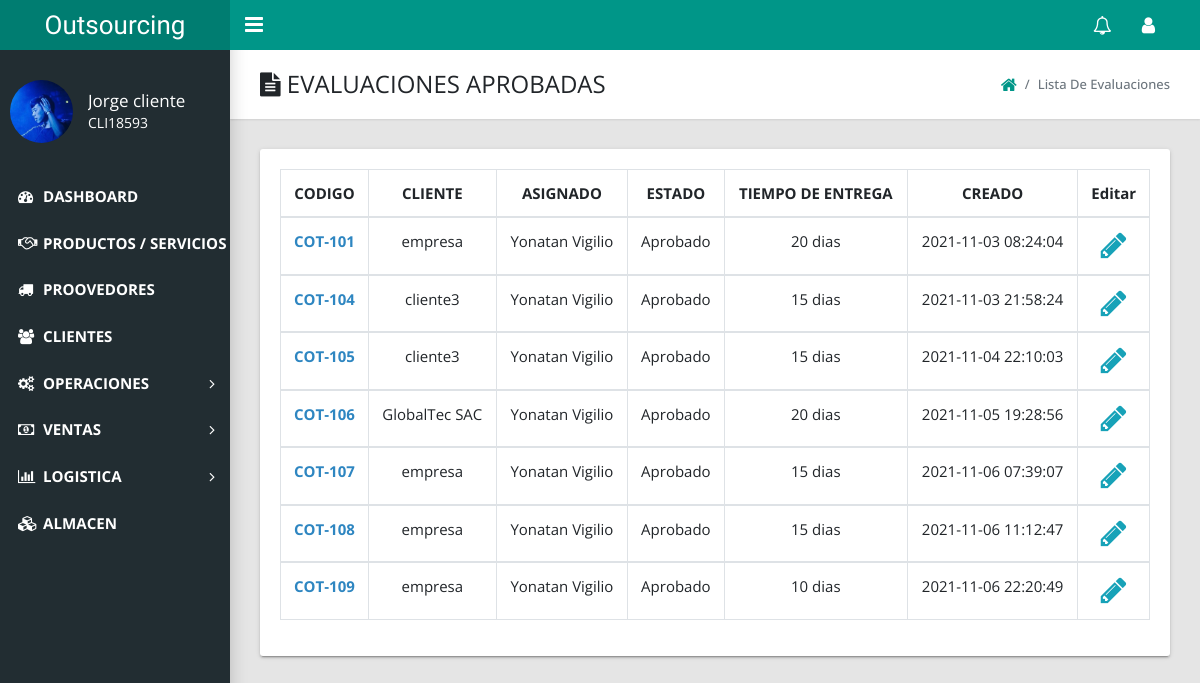
Page /admin/index.php?action=lista_operaciones (signed in) on the committed database.
### tables this page shows
CREATE TABLE `cotizacion` (
  `cot_id` int(11) NOT NULL,
  `cot_codigo` varchar(20) NOT NULL,
  `cot_cliente` varchar(50) NOT NULL,
  `cot_asignado` varchar(50) NOT NULL,
  `cot_estado` varchar(50) NOT NULL,
  `cot_pago` varchar(20) NOT NULL,
  `cot_moneda` varchar(20) NOT NULL,
  `cot_entrega` varchar(20) NOT NULL,
  `cot_expira` varchar(20) NOT NULL,
  `cot_direccion` varchar(100) NOT NULL,
  `cot_condicion` text NOT NULL,
  `cot_pie` varchar(50) NOT NULL,
  `cot_fecha` datetime NOT NULL DEFAULT current_timestamp()
);

### admin/includes/operaciones/lista_op.php (the view, shortened to what this page needs)
<link href="styles/main.css" type="text/css" rel="stylesheet">
<link href="styles/ver.css" type="text/css" rel="stylesheet">
<?php if($_SESSION['role'] != 7 AND $_SESSION['role'] != 17 AND $_SESSION['role'] != 5 ){
echo "<script>alert('No puedes acceder acá ')</script>";
echo "<script>window.open('index.php?logged_in=Logueaste%20correctamente!','_self')</script>";
}else{ ?>
    <main class="app-content">
      <div class="app-title">
        <div>
          <h1><i class="fa fa-file-text"></i> EVALUACIONES APROBADAS</h1>
        </div>
        <ul class="app-breadcrumb breadcrumb side">
          <li class="breadcrumb-item"><a href="index.php?logged_in=Logueaste%20correctamente!"><i class="fa fa-home fa-lg"></i></a></li>
          <li class="breadcrumb-item active">Lista de Evaluaciones</li>
        </ul>
      </div>
      <div class="row" style="font-size: 15px;">
        <div class="col-md-12">
          <div class="tile">
            <div class="tile-body">
              <form action="" method="post" enctype="multipart/form-data" >
              <div class="table-responsive">
              <table class="table table-hover table-bordered">
                  <thead align="center">
                    <tr>
                      <th>CODIGO</th>
                      <th>CLIENTE</th>
                      <th>ASIGNADO</th>
                      <th>ESTADO</th>
                      <th>TIEMPO DE ENTREGA</th>
                      <th>CREADO</th>
                      <th>Editar</th>
                    </tr>
                  </thead>
                  <?php
                  $estado = 'Aprobado';
                  $all_cot = mysqli_query($conexion,"select * from cotizacion where cot_estado = '$estado' order by cot_id ");
                  $i = 1;
                  while($row=mysqli_fetch_array($all_cot)){
                    ?>
                    <tbody align="center">
                      <tr>
                       <td  ><a href="index.php?action=view_cotizacion_id&cot_codigo=<?php echo $row['cot_codigo'];?>"style="color:#2E86C1; font-weight: bold;"><?php echo $row['cot_codigo']; ?></a></td>
                       <td><?php echo $row['cot_cliente']; ?></td>
                       <td><?php echo $row['cot_asignado']; ?></td>
                       <td><?php echo $row['cot_estado']; ?></td>
                       <td><?php echo $row['cot_entrega']; ?></td>
                       <td><?php echo $row['cot_fecha']; ?></td>
                           <td class="delete"><a href="index.php?action=edit_cotizacion2&ruc=<?php echo $row['cot_codigo']; ?>" ><i class="fa fa-pencil fa-2x" aria-hidden="true"></i></a></td>
                      </tr>
                    </tbody>
                    <?php $i++;}  ?>
                  </table>
                </div>
              </form>
            </div>
          </div>
        </div>
      </div>
 </main>
<?php } ?>

### admin/styles/ver.css (style rules this page uses)
.fa-pencil { color: #17a2b8; }

### rows in the picture
cotizacion: cot_codigo "COT-101", cot_cliente "empresa", cot_asignado "Yonatan Vigilio", cot_estado "Aprobado", cot_entrega "20 dias", cot_fecha "2021-11-03 08:24:04"
cotizacion: cot_codigo "COT-104", cot_cliente "cliente3", cot_asignado "Yonatan Vigilio", cot_estado "Aprobado", cot_entrega "15 dias", cot_fecha "2021-11-03 21:58:24"
cotizacion: cot_codigo "COT-105", cot_cliente "cliente3", cot_asignado "Yonatan Vigilio", cot_estado "Aprobado", cot_entrega "15 dias", cot_fecha "2021-11-04 22:10:03"
cotizacion: cot_codigo "COT-106", cot_cliente "GlobalTec SAC", cot_asignado "Yonatan Vigilio", cot_estado "Aprobado", cot_entrega "20 dias", cot_fecha "2021-11-05 19:28:56"
cotizacion: cot_codigo "COT-107", cot_cliente "empresa", cot_asignado "Yonatan Vigilio", cot_estado "Aprobado", cot_entrega "15 dias", cot_fecha "2021-11-06 07:39:07"
cotizacion: cot_codigo "COT-108", cot_cliente "empresa", cot_asignado "Yonatan Vigilio", cot_estado "Aprobado", cot_entrega "15 dias", cot_fecha "2021-11-06 11:12:47"
cotizacion: cot_codigo "COT-109", cot_cliente "empresa", cot_asignado "Yonatan Vigilio", cot_estado "Aprobado", cot_entrega "10 dias", cot_fecha "2021-11-06 22:20:49"

### other values in the picture
$_SESSION['name'] "Jorge cliente"
$_SESSION['cod_user'] "CLI18593"
